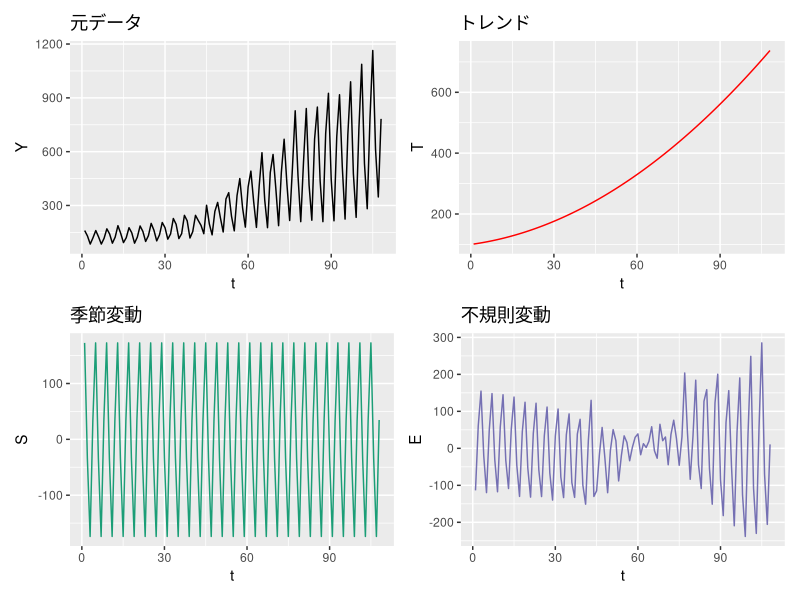

Recreate this plot in R.
# HW5: UKgas の季節・トレンド分解（手作業）
# stl() / decompose() は使用しない
# wdは各自適宜設定を

# 作業前、メモリーを空にする
rm(list = ls())

library(tidyverse)
library(patchwork)

# 1. UKgas を data.frame に変換
gas <- data.frame(
  t = 1:length(UKgas),
  Y = as.numeric(UKgas)
)

# 2. 2次式のトレンド回帰
#    あらかじめ2乗の列 t2 を作っておき、それを式で使う
gas <- gas %>%
  mutate(t2 = t^2)

reg <- lm(Y ~ t + t2, data = gas)

# 3. トレンドの推定値を trend 列として追加
gas <- gas %>%
  mutate(trend = predict(reg))

# 4. 四半期を表す因子 quarter を追加
#    Q1〜Q4 を27回繰り返す（UKgas は1960〜1986年の27年分）
gas <- gas %>%
  mutate(
    quarter = rep(c("Q1", "Q2", "Q3", "Q4"), times = 27),
    quarter = factor(quarter, levels = c("Q1", "Q2", "Q3", "Q4"))
  )

# 5. 各四半期の Y - trend の平均（4行2列の表）
seasonal_effect <- gas %>%
  group_by(quarter) %>%
  summarise(seasonal = mean(Y - trend))

seasonal_effect

# 6. seasonal_effect を gas に結合して seasonal 列を追加
gas <- gas %>%
  left_join(seasonal_effect, by = "quarter")

# 7. 不規則変動 irregular = Y - trend - seasonal
gas <- gas %>%
  mutate(irregular = Y - trend - seasonal)

# 8. 4成分（元データ・トレンド・季節変動・不規則変動）をまとめてプロット
p1 <- ggplot(gas, aes(t, Y)) +
  geom_line() +
  labs(title = "元データ", y = "Y")

p2 <- ggplot(gas, aes(t, trend)) +
  geom_line(color = "red") +
  labs(title = "トレンド", y = "T")

p3 <- ggplot(gas, aes(t, seasonal)) +
  geom_line(color = "#1B9E77") +
  labs(title = "季節変動", y = "S")

p4 <- ggplot(gas, aes(t, irregular)) +
  geom_line(color = "#7570B3") +
  labs(title = "不規則変動", y = "E")

plot_decomp <- (p1 | p2) / (p3 | p4)

plot_decomp
